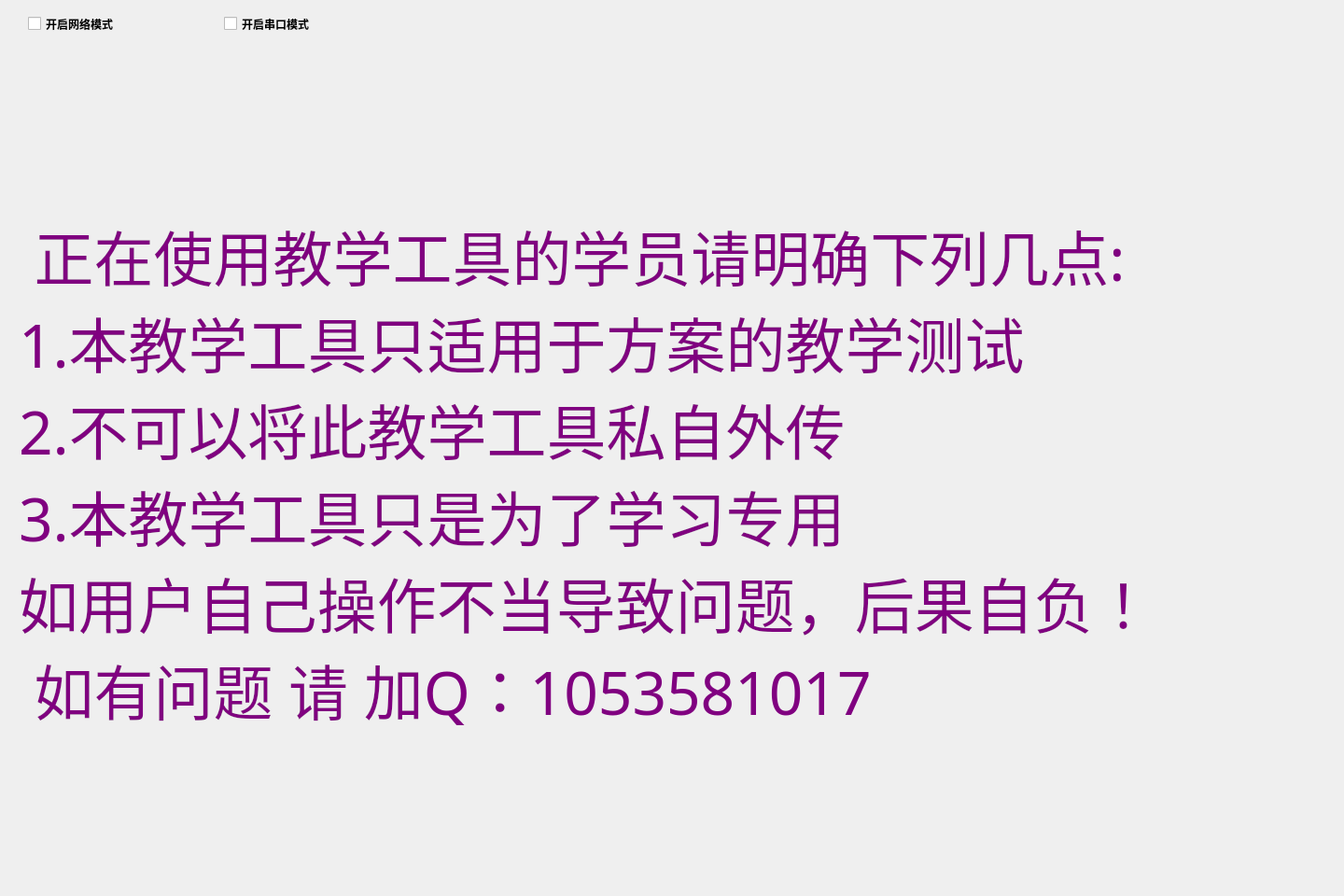
   <widget class="QWidget" name="tab_2">
    <attribute name="title">
     <string>介绍</string>
    </attribute>
    <widget class="QLabel" name="label_17">
     <property name="geometry">
      <rect>
       <x>20</x>
       <y>60</y>
       <width>1411</width>
       <height>891</height>
      </rect>
     </property>
     <property name="palette">
      <palette>
       <active>
        <colorrole role="WindowText">
         <brush brushstyle="SolidPattern">
          <color alpha="255">
           <red>128</red>
           <green>0</green>
           <blue>128</blue>
          </color>
         </brush>
        </colorrole>
        <colorrole role="Text">
         <brush brushstyle="SolidPattern">
          <color alpha="255">
           <red>128</red>
           <green>0</green>
           <blue>128</blue>
          </color>
         </brush>
        </colorrole>
        <colorrole role="ButtonText">
         <brush brushstyle="SolidPattern">
          <color alpha="255">
           <red>128</red>
           <green>0</green>
           <blue>128</blue>
          </color>
         </brush>
        </colorrole>
        <colorrole role="PlaceholderText">
         <brush brushstyle="NoBrush">
          <color alpha="128">
           <red>128</red>
           <green>0</green>
           <blue>128</blue>
          </color>
         </brush>
        </colorrole>
       </active>
       <inactive>
        <colorrole role="WindowText">
         <brush brushstyle="SolidPattern">
          <color alpha="255">
           <red>128</red>
           <green>0</green>
           <blue>128</blue>
          </color>
         </brush>
        </colorrole>
        <colorrole role="Text">
         <brush brushstyle="SolidPattern">
          <color alpha="255">
           <red>128</red>
           <green>0</green>
           <blue>128</blue>
          </color>
         </brush>
        </colorrole>
        <colorrole role="ButtonText">
         <brush brushstyle="SolidPattern">
          <color alpha="255">
           <red>128</red>
           <green>0</green>
           <blue>128</blue>
          </color>
         </brush>
        </colorrole>
        <colorrole role="PlaceholderText">
         <brush brushstyle="NoBrush">
          <color alpha="128">
           <red>128</red>
           <green>0</green>
           <blue>128</blue>
          </color>
         </brush>
        </colorrole>
       </inactive>
       <disabled>
        <colorrole role="WindowText">
         <brush brushstyle="SolidPattern">
          <color alpha="255">
           <red>128</red>
           <green>0</green>
           <blue>128</blue>
          </color>
         </brush>
        </colorrole>
        <colorrole role="Text">
         <brush brushstyle="SolidPattern">
          <color alpha="255">
           <red>128</red>
           <green>0</green>
           <blue>128</blue>
          </color>
         </brush>
        </colorrole>
        <colorrole role="ButtonText">
         <brush brushstyle="SolidPattern">
          <color alpha="255">
           <red>128</red>
           <green>0</green>
           <blue>128</blue>
          </color>
         </brush>
        </colorrole>
        <colorrole role="PlaceholderText">
         <brush brushstyle="NoBrush">
          <color alpha="128">
           <red>128</red>
           <green>0</green>
           <blue>128</blue>
          </color>
         </brush>
        </colorrole>
       </disabled>
      </palette>
     </property>
     <property name="font">
      <font>
       <family>Adobe Arabic</family>
       <pointsize>48</pointsize>
      </font>
     </property>
     <property name="cursor">
      <cursorShape>ArrowCursor</cursorShape>
     </property>
     <property name="styleSheet">
      <string notr="true">QLabel#label_17 {
    color: purple;
}</string>
     </property>
     <property name="text">
      <string> 正在使用教学工具的学员请明确下列几点:
1.本教学工具只适用于方案的教学测试
2.不可以将此教学工具私自外传
3.本教学工具只是为了学习专用
如用户自己操作不当导致问题，后果自负！
 如有问题 请 加Q：1053581017</string>
     </property>
    </widget>
    <widget class="QCheckBox" name="Open_Wifi_checkBox">
     <property name="geometry">
      <rect>
       <x>30</x>
       <y>10</y>
       <width>201</width>
       <height>31</height>
      </rect>
     </property>
     <property name="font">
      <font>
       <weight>75</weight>
       <bold>true</bold>
      </font>
     </property>
     <property name="text">
      <string>开启网络模式</string>
     </property>
    </widget>
    <widget class="QCheckBox" name="Open_Serial_checkBox">
     <property name="geometry">
      <rect>
       <x>240</x>
       <y>10</y>
       <width>211</width>
       <height>31</height>
      </rect>
     </property>
     <property name="font">
      <font>
       <weight>75</weight>
       <bold>true</bold>
      </font>
     </property>
     <property name="text">
      <string>开启串口模式</string>
     </property>
    </widget>
   </widget>
